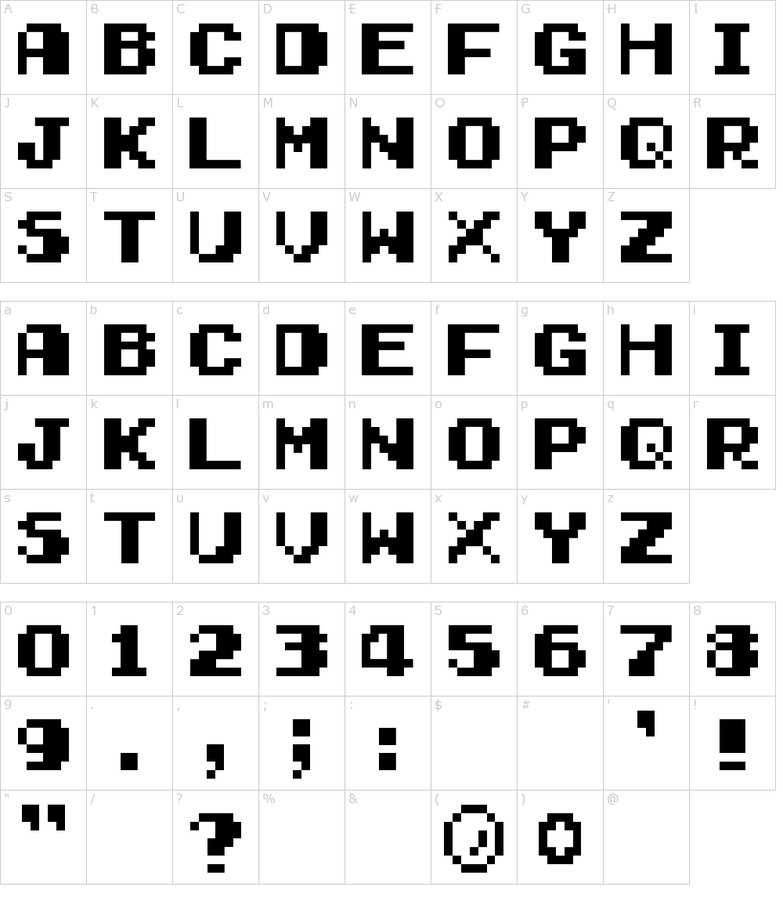
#> input picture gb03_parallax/gameboy-font.png, 783 x 901 px, shrunk from 1000 x 1150 before the run
$ python png2sms.py ../gb03_parallax/gameboy-font.png ../gb03_parallax/gameboy-font.png 5 5
#> lines starting #> are read from the running program, lines starting #| are printed output that depends on the picture
'''
PNG to SMS 4bpp planar bytes

Usage:
    png2sms.py input.png new_name tile_width tile_height

'''

import sys
from PIL import Image

def round_color(c):
    return round(c / 85) * 85

def convert_to_planar(tile_pixels):
    planar_data = []
    for y in range(8):
        row = tile_pixels[y*8 : (y+1)*8]
        for plane in range(4):
            byte_value = 0
            for x in range(8):
                bit = (row[x] >> plane) & 0x01
                # Standard SMS/GG Bit Endianness
                if bit:
                    byte_value |= (1 << (7 - x))
            planar_data.append(byte_value)
    return planar_data

def main():
    if len(sys.argv) < 5:
        print("Usage: python png2sms.py input.png new_name tw th")
        return

    input_path, new_name = sys.argv[1], sys.argv[2]
    tw, th = int(sys.argv[3]), int(sys.argv[4])

    img = Image.open(input_path).convert('P')
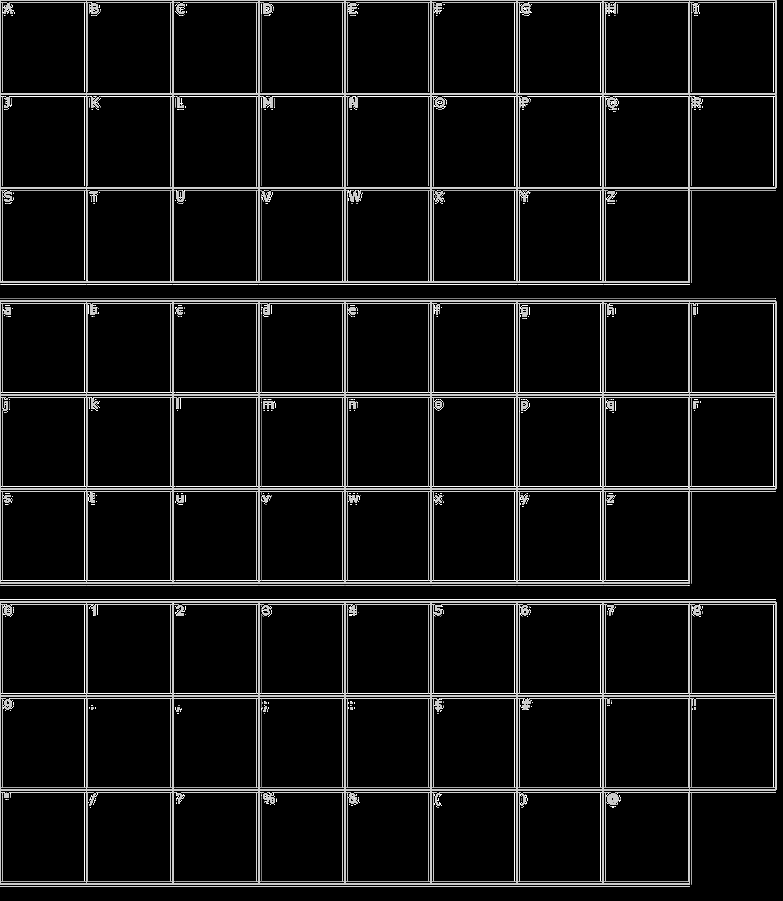
#> img: PIL image 783x901 P; min 0, max 254, mean 18.9
    pixels = list(img.getdata())
#> pixels = 705483 items
    width, height = img.size
#> width = 783; height = 901

    # Palette Logic
    raw_pal = img.getpalette()
#> raw_pal = 768 values, max 254 at index 9, min 0 at index 0, mean 22.17
    sms_palette = []
    for i in range(16):
        if i == 0: # Force Index 0 to Green
            r, g, b = 0, 255, 0
        elif raw_pal and i*3+2 < len(raw_pal):
            r, g, b = [round_color(c) for c in raw_pal[i*3:i*3+3]]
        else:
            r, g, b = 0, 0, 0

        sms_color = ((b // 85) << 4) | ((g // 85) << 2) | (r // 85)
        sms_palette.append(sms_color)
#> this loop made 16 passes
#> (r, g, b, sms_color) on passes 2 to 13: (0, 0, 0, 0), (170, 170, 170, 42), (255, 255, 255, 63), (170, 170, 170, 42), (170, 170, 170, 42), (170, 170, 170, 42), (170, 170, 170, 42), (170, 170, 170, 42), (170, 170, 170, 42), (170, 170, 170, 42), (0, 0, 0, 0), (170, 170, 170, 42)
#> after the loop, sms_palette = [12, 0, 42, 63, 42, 42, 42, 42, 42, 42, 42, 0, 42, 0, 0, 0]

    # Tile logic
    all_bytes = []
    for ty in range(th):
        for tx in range(tw):
            tile_px = []
            for y in range(8):
                for x in range(8):
                    px, py = tx*8+x, ty*8+y
                    tile_px.append(pixels[py*width+px] if px < width and py < height else 0)
            all_bytes.append(convert_to_planar(tile_px))
#> after the loop, all_bytes = 25 items

    # Write .h
    with open(f"{new_name}.h", "w") as f:
        f.write(f"#ifndef {new_name.upper()}_H\n#define {new_name.upper()}_H\n\n")
        f.write(f"#define {new_name.upper()}_TILES_COUNT {tw*th}\n\n")
        f.write(f"extern const uint8_t {new_name}_tiles[];\n")
        f.write(f"extern const uint8_t {new_name}_pal[];\n\n#endif")

    # Write .c
    with open(f"{new_name}.c", "w") as f:
        f.write(f'#include "{new_name}.h"\n\nconst uint8_t {new_name}_pal[] = {{\n')
        f.write(", ".join([f"0x{c:02X}" for c in sms_palette]) + "\n};\n\n")
        f.write(f"const uint8_t {new_name}_tiles[] = {{\n")
        for i, tile in enumerate(all_bytes):
            f.write(f"    // block {i}\n")
            for r in range(0, 32, 8):
                line = ", ".join([f"0x{b:02X}" for b in tile[r:r+8]])
                f.write(f"    {line}{',' if not (i == len(all_bytes)-1 and r == 24) else ''}\n")
#> this loop made 25 passes
        f.write("};")

if __name__ == "__main__":
    main()
